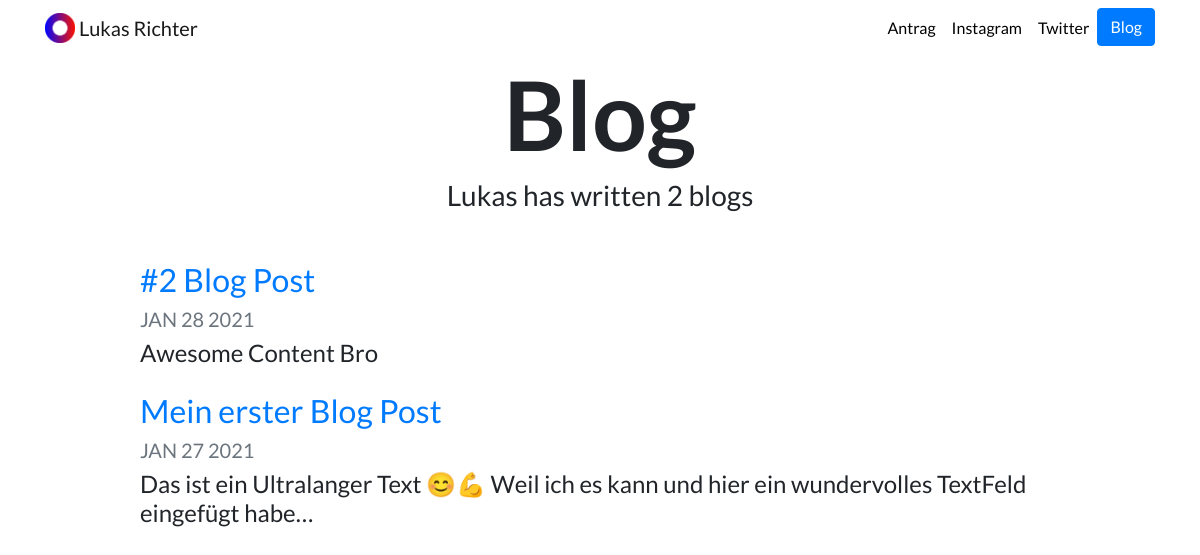
Screenshot of /blog/ with the database file from the repository.
### blog/models.py (models this page shows, shortened)
class BlogPost(models.Model):
    title = models.CharField(max_length=200)
    date = models.DateTimeField()
    content = models.TextField()

### blog/views.py (the view)
# urls.py: path('', views.all_blogs, name='all_blogs'),
def all_blogs(request):
    blogs = BlogPost.objects.order_by('-date')
    return render(request, 'blog/all_blogs.html', {'blogs': blogs})

### blog/templates/blog/all_blogs.html
{% extends "portfolio/base.html" %}
{% load static %}
{% block content %}
<h1 id="blogtitle" class="font-weight-bold text-center">Blog</h1>
<h3 class="text-center mb-5">Lukas has written {{ blogs.count }} blog{{ blogs.count|pluralize }}</h3>
{% for blog in blogs %}
<div class="row justify-content-center my-3">
  <div class="col-md-10">
    <a href="{% url 'blog:detail' blog.id %}">
      <h2>{{ blog.title }}</h2>
    </a>
    <h5 class="text-muted">{{ blog.date|date:'M d Y'|upper }}</h5>
    <h4>{{ blog.content|striptags|truncatechars:100 }}</h4>
  </div>
</div>
{% endfor %}
{% endblock %}

### portfolio/static/portfolio/custom.css (style rules this page uses)
body { font-family: 'Lato', sans-serif; }
#blogtitle { font-size: 6rem; }

### rows the page displays
BlogPost: title "#2 Blog Post", date "JAN 28 2021", content "Awesome Content Bro"
BlogPost: title "Mein erster Blog Post", date "JAN 27 2021", content "Das ist ein Ultralanger Text 😊💪 Weil ich es kann und hier ein wundervolles TextFeld eingefügt habe…"

### other values shown
{{ blogs.count }} "2"
